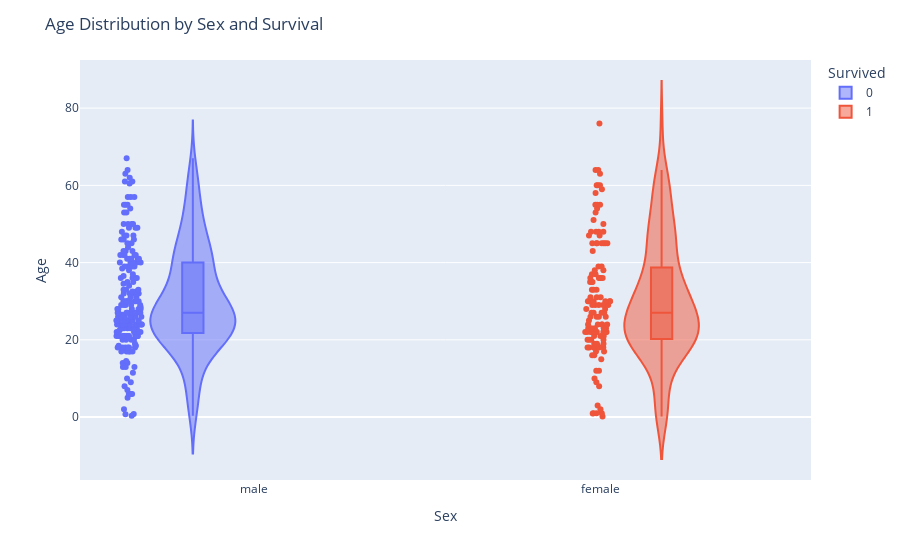

Notebook source saved alongside this figure:
### Code cell
fig_violin = px.violin(df_main,x='Sex',y='Age',color='Survived', box=True,points='all',hover_data=df_main.columns,
)
fig_violin.update_layout(title="Age Distribution by Sex and Survival")
fig_violin.show()

### Figure 1 — Plotly figure (JSON) as saved in the notebook; plotly's stock layout.template omitted (floating-point values rounded to 4 significant figures; data arrays with more than 128 entries replaced by an {"elided": "..."} marker saying what was removed)
{"data": [{"alignmentgroup": "True", "box": {"visible": true}, "customdata": {"elided": "266x11 mixed values"}, "hovertemplate": "Survived=%{customdata[1]}<br>Sex=%{x}<br>Age=%{y}<br>PassengerId=%{customdata[0]}<br>Pclass=%{customdata[2]}<br>Name=%{customdata[3]}<br>SibSp=%{customdata[4]}<br>Parch=%{customdata[5]}<br>Ticket=%{customdata[6]}<br>Fare=%{customdata[7]}<br>Cabin=%{customdata[8]}<br>Embarked=%{customdata[9]}<br>Date=%{customdata[10]}<extra></extra>", "legendgroup": "0", "marker": {"color": "#636efa"}, "name": "0", "offsetgroup": "0", "orientation": "v", "points": "all", "scalegroup": "True", "showlegend": true, "type": "violin", "x": {"elided": "266 str values"}, "x0": " ", "xaxis": "x", "y": {"elided": "266 float values"}, "y0": " ", "yaxis": "y"}, {"alignmentgroup": "True", "box": {"visible": true}, "customdata": {"elided": "152x11 mixed values"}, "hovertemplate": "Survived=%{customdata[1]}<br>Sex=%{x}<br>Age=%{y}<br>PassengerId=%{customdata[0]}<br>Pclass=%{customdata[2]}<br>Name=%{customdata[3]}<br>SibSp=%{customdata[4]}<br>Parch=%{customdata[5]}<br>Ticket=%{customdata[6]}<br>Fare=%{customdata[7]}<br>Cabin=%{customdata[8]}<br>Embarked=%{customdata[9]}<br>Date=%{customdata[10]}<extra></extra>", "legendgroup": "1", "marker": {"color": "#EF553B"}, "name": "1", "offsetgroup": "1", "orientation": "v", "points": "all", "scalegroup": "True", "showlegend": true, "type": "violin", "x": {"elided": "152 str values"}, "x0": " ", "xaxis": "x", "y": {"elided": "152 float values"}, "y0": " ", "yaxis": "y"}], "layout": {"legend": {"title": {"text": "Survived"}, "tracegroupgap": 0}, "margin": {"t": 60}, "title": {"text": "Age Distribution by Sex and Survival"}, "violinmode": "group", "xaxis": {"anchor": "y", "domain": [0, 1], "title": {"text": "Sex"}}, "yaxis": {"anchor": "x", "domain": [0, 1], "title": {"text": "Age"}}}}
